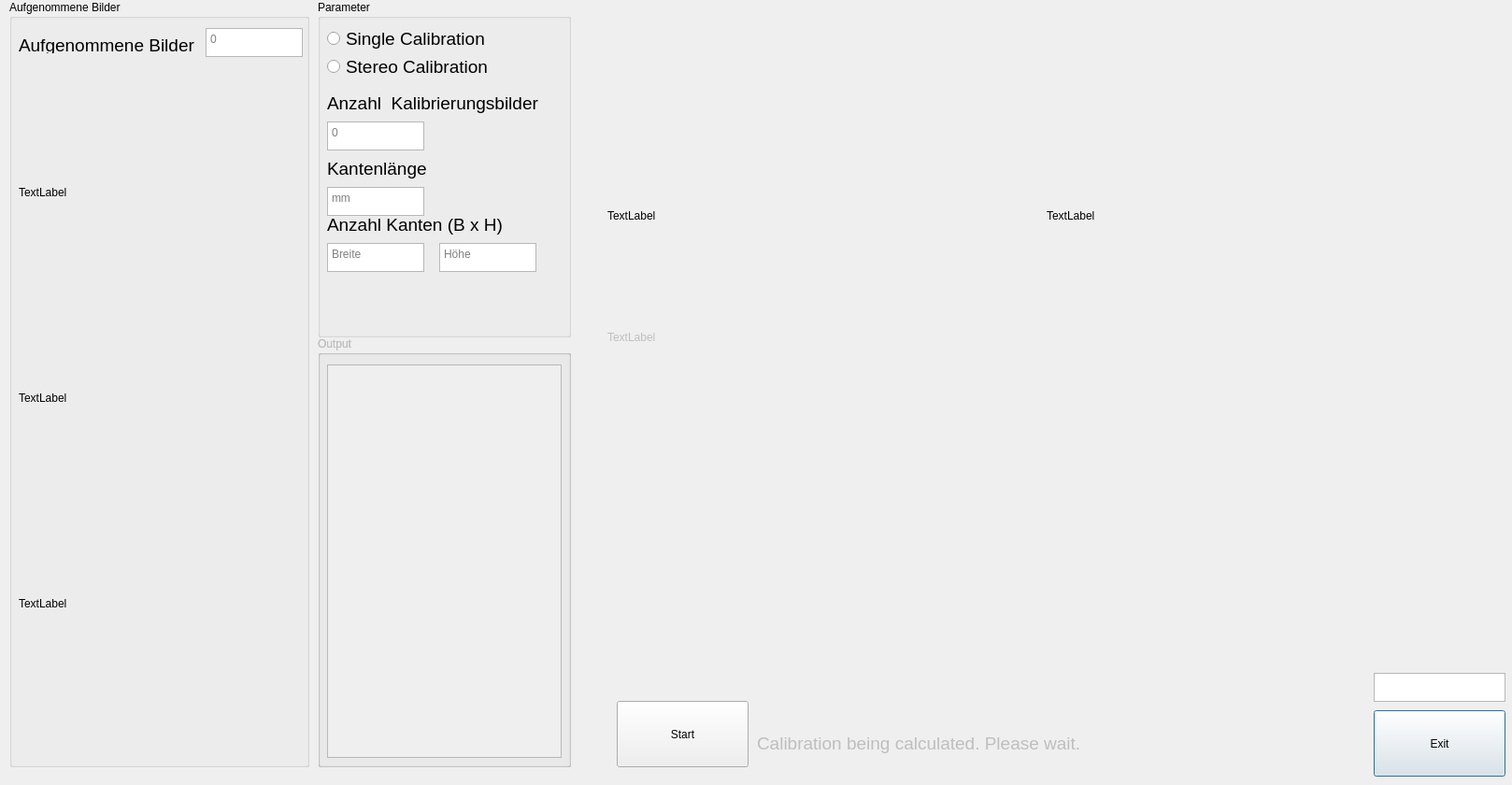
<?xml version="1.0" encoding="UTF-8"?>
<ui version="4.0">
 <class>C_frm_camera_calibration</class>
 <widget class="QDialog" name="C_frm_camera_calibration">
  <property name="geometry">
   <rect>
    <x>0</x>
    <y>0</y>
    <width>1618</width>
    <height>840</height>
   </rect>
  </property>
  <property name="windowTitle">
   <string>Dialog</string>
  </property>
  <widget class="QTextEdit" name="txb_zaehler">
   <property name="geometry">
    <rect>
     <x>1470</x>
     <y>720</y>
     <width>141</width>
     <height>31</height>
    </rect>
   </property>
  </widget>
  <widget class="QPushButton" name="bt_exit">
   <property name="geometry">
    <rect>
     <x>1470</x>
     <y>760</y>
     <width>141</width>
     <height>71</height>
    </rect>
   </property>
   <property name="text">
    <string>Exit</string>
   </property>
  </widget>
  <widget class="QGroupBox" name="groupBox">
   <property name="geometry">
    <rect>
     <x>10</x>
     <y>0</y>
     <width>321</width>
     <height>821</height>
    </rect>
   </property>
   <property name="title">
    <string>Aufgenommene Bilder</string>
   </property>
   <widget class="QLabel" name="label">
    <property name="geometry">
     <rect>
      <x>10</x>
      <y>110</y>
      <width>301</width>
      <height>191</height>
     </rect>
    </property>
    <property name="text">
     <string>TextLabel</string>
    </property>
   </widget>
   <widget class="QLabel" name="label_2">
    <property name="geometry">
     <rect>
      <x>10</x>
      <y>330</y>
      <width>301</width>
      <height>191</height>
     </rect>
    </property>
    <property name="text">
     <string>TextLabel</string>
    </property>
   </widget>
   <widget class="QLabel" name="label_3">
    <property name="geometry">
     <rect>
      <x>10</x>
      <y>550</y>
      <width>301</width>
      <height>191</height>
     </rect>
    </property>
    <property name="text">
     <string>TextLabel</string>
    </property>
   </widget>
   <widget class="QLabel" name="label_4">
    <property name="geometry">
     <rect>
      <x>10</x>
      <y>40</y>
      <width>201</width>
      <height>17</height>
     </rect>
    </property>
    <property name="font">
     <font>
      <pointsize>14</pointsize>
     </font>
    </property>
    <property name="text">
     <string>Aufgenommene Bilder</string>
    </property>
   </widget>
   <widget class="QTextEdit" name="txb_img_count">
    <property name="geometry">
     <rect>
      <x>210</x>
      <y>30</y>
      <width>104</width>
      <height>31</height>
     </rect>
    </property>
    <property name="placeholderText">
     <string>0</string>
    </property>
   </widget>
  </widget>
  <widget class="QGroupBox" name="groupBox_2">
   <property name="geometry">
    <rect>
     <x>340</x>
     <y>0</y>
     <width>271</width>
     <height>361</height>
    </rect>
   </property>
   <property name="title">
    <string>Parameter</string>
   </property>
   <widget class="QRadioButton" name="rb_single_calibration">
    <property name="geometry">
     <rect>
      <x>10</x>
      <y>30</y>
      <width>191</width>
      <height>23</height>
     </rect>
    </property>
    <property name="font">
     <font>
      <pointsize>14</pointsize>
     </font>
    </property>
    <property name="text">
     <string>Single Calibration</string>
    </property>
   </widget>
   <widget class="QRadioButton" name="rb_stereo_calibration">
    <property name="geometry">
     <rect>
      <x>10</x>
      <y>60</y>
      <width>201</width>
      <height>23</height>
     </rect>
    </property>
    <property name="font">
     <font>
      <pointsize>14</pointsize>
     </font>
    </property>
    <property name="text">
     <string>Stereo Calibration</string>
    </property>
   </widget>
   <widget class="QTextEdit" name="txb_count_images_to_take">
    <property name="geometry">
     <rect>
      <x>10</x>
      <y>130</y>
      <width>104</width>
      <height>31</height>
     </rect>
    </property>
    <property name="placeholderText">
     <string>0</string>
    </property>
   </widget>
   <widget class="QLabel" name="label_5">
    <property name="geometry">
     <rect>
      <x>10</x>
      <y>100</y>
      <width>251</width>
      <height>21</height>
     </rect>
    </property>
    <property name="font">
     <font>
      <pointsize>14</pointsize>
     </font>
    </property>
    <property name="text">
     <string>Anzahl  Kalibrierungsbilder</string>
    </property>
   </widget>
   <widget class="QTextEdit" name="txb_edge_length">
    <property name="geometry">
     <rect>
      <x>10</x>
      <y>200</y>
      <width>104</width>
      <height>31</height>
     </rect>
    </property>
    <property name="placeholderText">
     <string>mm</string>
    </property>
   </widget>
   <widget class="QLabel" name="label_6">
    <property name="geometry">
     <rect>
      <x>10</x>
      <y>170</y>
      <width>251</width>
      <height>21</height>
     </rect>
    </property>
    <property name="font">
     <font>
      <pointsize>14</pointsize>
     </font>
    </property>
    <property name="text">
     <string>Kantenlänge</string>
    </property>
   </widget>
   <widget class="QLabel" name="label_7">
    <property name="geometry">
     <rect>
      <x>10</x>
      <y>230</y>
      <width>251</width>
      <height>21</height>
     </rect>
    </property>
    <property name="font">
     <font>
      <pointsize>14</pointsize>
     </font>
    </property>
    <property name="text">
     <string>Anzahl Kanten (B x H)</string>
    </property>
   </widget>
   <widget class="QTextEdit" name="txb_edge_width">
    <property name="geometry">
     <rect>
      <x>10</x>
      <y>260</y>
      <width>104</width>
      <height>31</height>
     </rect>
    </property>
    <property name="placeholderText">
     <string>Breite</string>
    </property>
   </widget>
   <widget class="QTextEdit" name="txb_edge_height">
    <property name="geometry">
     <rect>
      <x>130</x>
      <y>260</y>
      <width>104</width>
      <height>31</height>
     </rect>
    </property>
    <property name="placeholderText">
     <string>Höhe</string>
    </property>
   </widget>
  </widget>
  <widget class="QGroupBox" name="grpb_single_output">
   <property name="enabled">
    <bool>false</bool>
   </property>
   <property name="geometry">
    <rect>
     <x>340</x>
     <y>360</y>
     <width>271</width>
     <height>461</height>
    </rect>
   </property>
   <property name="title">
    <string>Output</string>
   </property>
   <widget class="QTableView" name="tblv_single_parameters">
    <property name="geometry">
     <rect>
      <x>10</x>
      <y>30</y>
      <width>251</width>
      <height>421</height>
     </rect>
    </property>
   </widget>
   <widget class="QGroupBox" name="grpb_stereo_output">
    <property name="enabled">
     <bool>false</bool>
    </property>
    <property name="geometry">
     <rect>
      <x>0</x>
      <y>0</y>
      <width>271</width>
      <height>461</height>
     </rect>
    </property>
    <property name="title">
     <string>Output</string>
    </property>
    <widget class="QTableView" name="tblv_stereo_output">
     <property name="geometry">
      <rect>
       <x>10</x>
       <y>30</y>
       <width>251</width>
       <height>421</height>
      </rect>
     </property>
    </widget>
   </widget>
  </widget>
  <widget class="QLabel" name="lbl_img_single_calibration">
   <property name="enabled">
    <bool>false</bool>
   </property>
   <property name="geometry">
    <rect>
     <x>650</x>
     <y>20</y>
     <width>771</width>
     <height>681</height>
    </rect>
   </property>
   <property name="text">
    <string>TextLabel</string>
   </property>
  </widget>
  <widget class="QLabel" name="lbl_img_stereo_left">
   <property name="geometry">
    <rect>
     <x>650</x>
     <y>10</y>
     <width>441</width>
     <height>441</height>
    </rect>
   </property>
   <property name="text">
    <string>TextLabel</string>
   </property>
  </widget>
  <widget class="QLabel" name="lbl_img_stereo_right">
   <property name="geometry">
    <rect>
     <x>1120</x>
     <y>10</y>
     <width>441</width>
     <height>441</height>
    </rect>
   </property>
   <property name="text">
    <string>TextLabel</string>
   </property>
  </widget>
  <widget class="QPushButton" name="bt_start">
   <property name="geometry">
    <rect>
     <x>660</x>
     <y>750</y>
     <width>141</width>
     <height>71</height>
    </rect>
   </property>
   <property name="text">
    <string>Start</string>
   </property>
  </widget>
  <widget class="QLabel" name="lbl_calibration_running">
   <property name="enabled">
    <bool>false</bool>
   </property>
   <property name="geometry">
    <rect>
     <x>810</x>
     <y>780</y>
     <width>361</width>
     <height>31</height>
    </rect>
   </property>
   <property name="font">
    <font>
     <pointsize>14</pointsize>
    </font>
   </property>
   <property name="text">
    <string>Calibration being calculated. Please wait.</string>
   </property>
  </widget>
 </widget>
 <resources/>
 <connections/>
</ui>
